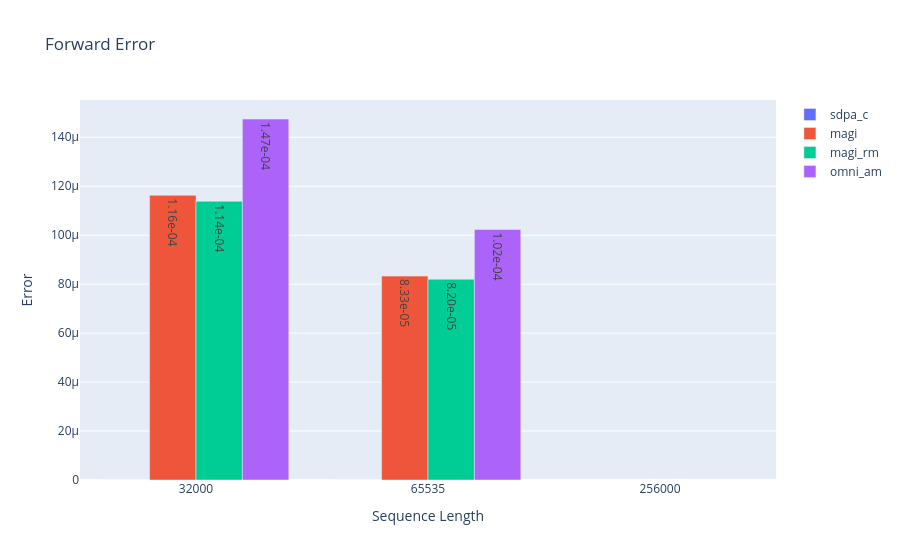

The notebook cell this image was saved under:
### Code cell
fig = go.Figure()

y = [fwd_err[k]["sdpa_c"] for k in fwd_err if "sdpa_c" in fwd_err[k]]
yt = [f"{yy:0.2e}" for yy in y if yy]
fig.add_trace(go.Bar(x=list(fwd_err.keys()), y=y, text=yt, name="sdpa_c", showlegend=True))

y = [fwd_err[k]["magi"] for k in fwd_err if "magi" in fwd_err[k]]
yt = [f"{yy:0.2e}" for yy in y if yy]
fig.add_trace(go.Bar(x=list(fwd_err.keys()), y=y, text=yt, name="magi", showlegend=True))

y = [fwd_err[k]["magi_rm"] for k in fwd_err if "magi_rm" in fwd_err[k]]
yt = [f"{yy:0.2e}" for yy in y if yy]
fig.add_trace(go.Bar(x=list(fwd_err.keys()), y=y, text=yt, name="magi_rm", showlegend=True))

y = [fwd_err[k]["omni_am"] for k in fwd_err if "omni_am" in fwd_err[k]]
yt = [f"{yy:0.2e}" for yy in y if yy]
fig.add_trace(go.Bar(x=list(fwd_err.keys()), y=y, text=yt, name="omni_am", showlegend=True))

fig.update_layout(title="Forward Error", xaxis_title="Sequence Length", yaxis_title="Error")
fig.show()

### Figure 1 — Plotly figure (JSON) as saved in the notebook; plotly's stock layout.template omitted (floating-point values rounded to 4 significant figures)
{"data": [{"name": "sdpa_c", "showlegend": true, "text": [], "type": "bar", "x": ["32000", "65535", "256000", "1024000"], "y": [0, 0, null]}, {"name": "magi", "showlegend": true, "text": ["1.16e-04", "8.33e-05"], "type": "bar", "x": ["32000", "65535", "256000", "1024000"], "y": [0.0001163, 8.329e-05, null]}, {"name": "magi_rm", "showlegend": true, "text": ["1.14e-04", "8.20e-05"], "type": "bar", "x": ["32000", "65535", "256000", "1024000"], "y": [0.0001139, 8.203e-05, null]}, {"name": "omni_am", "showlegend": true, "text": ["1.47e-04", "1.02e-04"], "type": "bar", "x": ["32000", "65535", "256000", "1024000"], "y": [0.0001475, 0.0001023, null]}], "layout": {"title": {"text": "Forward Error"}, "xaxis": {"title": {"text": "Sequence Length"}}, "yaxis": {"title": {"text": "Error"}}}}
